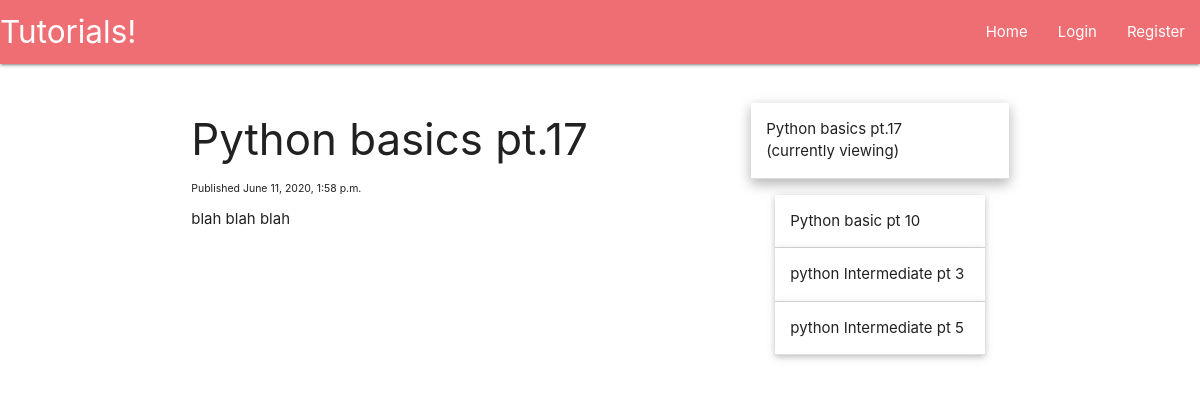
The app's page /python-basics-pt-17, older data.
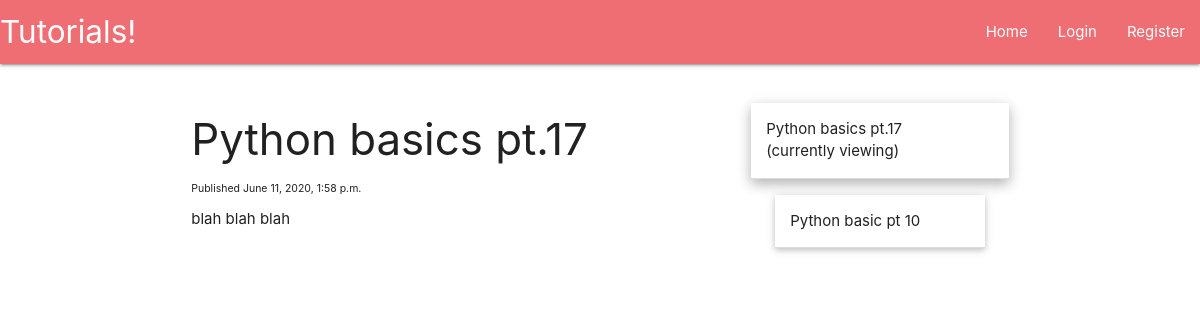
The same page, newer data.
### main/models.py (models this page shows, shortened)
class Tutorial(models.Model):
    tutorial_title = models.CharField(max_length=200)
    tutorial_content = models.TextField()
    tutorial_published = models.DateTimeField('date published', default=datetime.now())
    tutorial_series = models.ForeignKey(TutorialSeries, default=True, verbose_name="Series", on_delete=models.SET_DEFAULT)
    tutorial_slug = models.CharField(max_length=200, default=1)

### main/views.py (the view, shortened to what this page needs)
# urls.py: path('<single_slug>', views.single_slug, name='single_slug'),
def single_slug(request, single_slug):
	categories = [c.category_slug for c in TutorialCategory.objects.all()]
	tutorials = [t.tutorial_slug for t in Tutorial.objects.all()]
	if single_slug in tutorials:
		this_tutorial = Tutorial.objects.get(tutorial_slug=single_slug)
		tutorial_from_series = Tutorial.objects.filter(tutorial_series__tutorial_series=this_tutorial.tutorial_series).order_by('tutorial_published')
		this_tutorial_idx = list(tutorial_from_series).index(this_tutorial)
		return render(request,
					  "main/tutorial.html",
					  {'tutorial': this_tutorial,
					   'sidebar': tutorial_from_series,
					   'this_tutorial_idx': this_tutorial_idx})
	return HttpResponse(f'{single_slug} does not corresponds to anything.')

### main/models.py (called while the page is built)
    def __str__(self):
        return self.tutorial_series

### main/templates/main/tutorial.html (shortened to what this page needs)
{% extends 'main/header.html' %}
{% block content %}
    <div class="row">
        <div class="col s12, m8, l8">
            <h3>{{tutorial.tutorial_title}}</h3>
            <p style="font-size:70%">Published {{tutorial.tutorial_published}}</p>
            {{tutorial.tutorial_content|safe}}
        </div>
        <div class="col s12 m4 l4">
            <ul class="collapsible popout">
                {% for tutorial in sidebar %}
                    {% if forloop.counter0 == this_tutorial_idx %}
                        <li class="active">
                            <div class="collapsible-header">{{tutorial.tutorial_title}}<br>(currently viewing)</div>
                        </li>
                    {% else %}
                        <li>
                            <div class="collapsible-header">{{tutorial.tutorial_title}}</div>
                        </li>
                    {% endif %}
                {% endfor %}
            </ul>
        </div>
    </div>
{% endblock %}

Row changes from the older to the newer data that the page shows:
no longer on this page (row edited): Tutorial: tutorial_title "python Intermediate pt 3"
no longer on this page (row edited): Tutorial: tutorial_title "python Intermediate pt 5"
